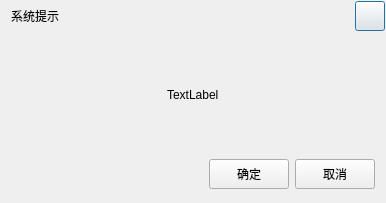
<?xml version="1.0" encoding="UTF-8"?>
<ui version="4.0">
 <class>CustomizeMessageBoxDialog</class>
 <widget class="QDialog" name="CustomizeMessageBoxDialog">
  <property name="geometry">
   <rect>
    <x>0</x>
    <y>0</y>
    <width>386</width>
    <height>203</height>
   </rect>
  </property>
  <property name="minimumSize">
   <size>
    <width>160</width>
    <height>120</height>
   </size>
  </property>
  <property name="maximumSize">
   <size>
    <width>400</width>
    <height>300</height>
   </size>
  </property>
  <property name="windowTitle">
   <string>Dialog</string>
  </property>
  <widget class="QWidget" name="layoutWidget">
   <property name="geometry">
    <rect>
     <x>1</x>
     <y>1</y>
     <width>384</width>
     <height>201</height>
    </rect>
   </property>
   <layout class="QVBoxLayout" name="verticalLayout">
    <item>
     <widget class="QWidget" name="header_widght" native="true">
      <property name="styleSheet">
       <string notr="true"/>
      </property>
      <layout class="QHBoxLayout" name="horizontalLayout">
       <property name="leftMargin">
        <number>10</number>
       </property>
       <property name="topMargin">
        <number>0</number>
       </property>
       <property name="rightMargin">
        <number>0</number>
       </property>
       <property name="bottomMargin">
        <number>0</number>
       </property>
       <item>
        <widget class="QLabel" name="title_label">
         <property name="sizePolicy">
          <sizepolicy hsizetype="Fixed" vsizetype="Fixed">
           <horstretch>0</horstretch>
           <verstretch>0</verstretch>
          </sizepolicy>
         </property>
         <property name="minimumSize">
          <size>
           <width>100</width>
           <height>30</height>
          </size>
         </property>
         <property name="maximumSize">
          <size>
           <width>100</width>
           <height>30</height>
          </size>
         </property>
         <property name="text">
          <string>系统提示</string>
         </property>
        </widget>
       </item>
       <item>
        <spacer name="horizontalSpacer">
         <property name="orientation">
          <enum>Qt::Horizontal</enum>
         </property>
         <property name="sizeHint" stdset="0">
          <size>
           <width>40</width>
           <height>20</height>
          </size>
         </property>
        </spacer>
       </item>
       <item>
        <widget class="QPushButton" name="close_push_button">
         <property name="sizePolicy">
          <sizepolicy hsizetype="Fixed" vsizetype="Fixed">
           <horstretch>0</horstretch>
           <verstretch>0</verstretch>
          </sizepolicy>
         </property>
         <property name="minimumSize">
          <size>
           <width>30</width>
           <height>30</height>
          </size>
         </property>
         <property name="maximumSize">
          <size>
           <width>30</width>
           <height>30</height>
          </size>
         </property>
         <property name="text">
          <string/>
         </property>
        </widget>
       </item>
      </layout>
     </widget>
    </item>
    <item>
     <spacer name="verticalSpacer">
      <property name="orientation">
       <enum>Qt::Vertical</enum>
      </property>
      <property name="sizeHint" stdset="0">
       <size>
        <width>20</width>
        <height>30</height>
       </size>
      </property>
     </spacer>
    </item>
    <item>
     <layout class="QHBoxLayout" name="horizontalLayout_2">
      <item>
       <spacer name="horizontalSpacer_2">
        <property name="orientation">
         <enum>Qt::Horizontal</enum>
        </property>
        <property name="sizeHint" stdset="0">
         <size>
          <width>108</width>
          <height>20</height>
         </size>
        </property>
       </spacer>
      </item>
      <item>
       <widget class="QLabel" name="content_label">
        <property name="minimumSize">
         <size>
          <width>0</width>
          <height>30</height>
         </size>
        </property>
        <property name="maximumSize">
         <size>
          <width>398</width>
          <height>398</height>
         </size>
        </property>
        <property name="text">
         <string>TextLabel</string>
        </property>
       </widget>
      </item>
      <item>
       <spacer name="horizontalSpacer_3">
        <property name="orientation">
         <enum>Qt::Horizontal</enum>
        </property>
        <property name="sizeHint" stdset="0">
         <size>
          <width>108</width>
          <height>20</height>
         </size>
        </property>
       </spacer>
      </item>
     </layout>
    </item>
    <item>
     <spacer name="verticalSpacer_3">
      <property name="orientation">
       <enum>Qt::Vertical</enum>
      </property>
      <property name="sizeHint" stdset="0">
       <size>
        <width>30</width>
        <height>30</height>
       </size>
      </property>
     </spacer>
    </item>
    <item>
     <layout class="QHBoxLayout" name="horizontalLayout_3">
      <item>
       <spacer name="horizontalSpacer_4">
        <property name="orientation">
         <enum>Qt::Horizontal</enum>
        </property>
        <property name="sizeHint" stdset="0">
         <size>
          <width>278</width>
          <height>20</height>
         </size>
        </property>
       </spacer>
      </item>
      <item>
       <widget class="QPushButton" name="ok_push_button">
        <property name="sizePolicy">
         <sizepolicy hsizetype="Fixed" vsizetype="Fixed">
          <horstretch>0</horstretch>
          <verstretch>0</verstretch>
         </sizepolicy>
        </property>
        <property name="minimumSize">
         <size>
          <width>80</width>
          <height>30</height>
         </size>
        </property>
        <property name="maximumSize">
         <size>
          <width>80</width>
          <height>30</height>
         </size>
        </property>
        <property name="text">
         <string>确定</string>
        </property>
       </widget>
      </item>
      <item>
       <widget class="QPushButton" name="cancel_push_btn">
        <property name="minimumSize">
         <size>
          <width>80</width>
          <height>30</height>
         </size>
        </property>
        <property name="maximumSize">
         <size>
          <width>80</width>
          <height>30</height>
         </size>
        </property>
        <property name="text">
         <string>取消</string>
        </property>
       </widget>
      </item>
      <item>
       <spacer name="horizontalSpacer_5">
        <property name="orientation">
         <enum>Qt::Horizontal</enum>
        </property>
        <property name="sizeType">
         <enum>QSizePolicy::Fixed</enum>
        </property>
        <property name="sizeHint" stdset="0">
         <size>
          <width>10</width>
          <height>20</height>
         </size>
        </property>
       </spacer>
      </item>
     </layout>
    </item>
    <item>
     <spacer name="verticalSpacer_2">
      <property name="orientation">
       <enum>Qt::Vertical</enum>
      </property>
      <property name="sizeType">
       <enum>QSizePolicy::Fixed</enum>
      </property>
      <property name="sizeHint" stdset="0">
       <size>
        <width>20</width>
        <height>13</height>
       </size>
      </property>
     </spacer>
    </item>
   </layout>
  </widget>
 </widget>
 <resources/>
 <connections/>
</ui>
